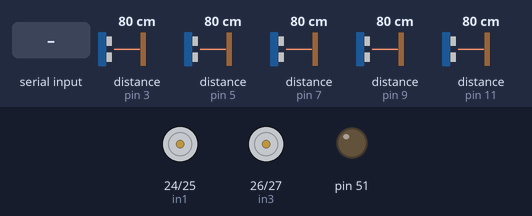
A sketch run on a simulated Arduino Mega 2560, built with avr-gcc and run on an emulated ATmega2560. Parts: motor-driver pin pairs drawn as motors (green arrow = first pin HIGH = forward, orange = second pin HIGH = backward, longer = more drive, scaled by the enable pin), output pins drawn as LEDs (lit = HIGH). Wiring (inferred from the names in the program): 5 × ultrasonic range finder: trigger pin 2, echo pin 3 / trigger pin 4, echo pin 5 / trigger pin 6, echo pin 7 / trigger pin 8, echo pin 9 / trigger pin 10, echo pin 11. Dashed ring = blinking. The test bench sets the inputs (shaded band); at power-on: distance to the obstacle (sensors on pin 3, pin 5, pin 7, pin 9, pin 11) 80 cm. The echo pulse lasts 58.3 µs per cm; pins used as bus, display or sensor lines are not drawn.

Above: at 1.5 s.
1.6 s: "30,150\n" received over the second serial link
At 1.8 s:
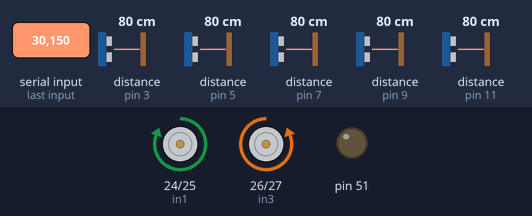
At 3.0 s:
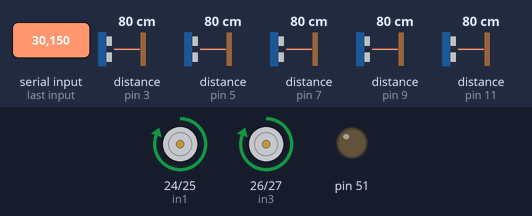
4.6 s: "90,45\n" received over the second serial link
At 5.1 s:
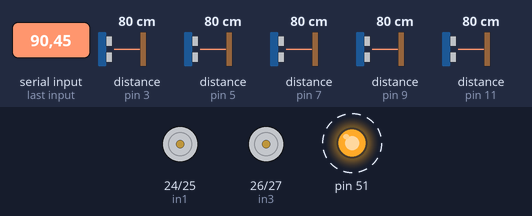
Timing chart, 0 to 13.6 s (numbered marks = the images above; inputs shaded):
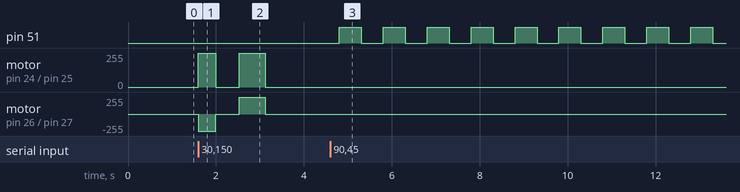

The sketch:

qlearning_final.ino
```cpp
long distances[5];

long distance1,distance2,distance3,distance4,distance5;
long duration1,duration2,duration3,duration4,duration5;

#define trigPin1 2
#define echoPin1 3

#define trigPin2 4
#define echoPin2 5

#define trigPin3 6
#define echoPin3 7

#define trigPin4 8
#define echoPin4 9

#define trigPin5 10
#define echoPin5 11
bool ledstate=false;
void ledon(){
  while(1){
  digitalWrite(51,HIGH);
  delay(500);
  digitalWrite(51,LOW);
  delay(500);
  }

}

bool scan_all()
{
  /*--RR--*/
  delay(60);
  // Determine distance from duration
  digitalWrite(trigPin1, LOW);  // Added this line
  delayMicroseconds(2); // Added this line
  digitalWrite(trigPin1, HIGH);
  delayMicroseconds(10); // Added this line
  digitalWrite(trigPin1, LOW);
  duration1 = pulseIn(echoPin1, HIGH);
  distance1 = (duration1/2) / 29.1;
  //Serial3.println(distance1);


  /*--R--*/
  delay(60);
  digitalWrite(trigPin2, LOW);  // Added this line
  delayMicroseconds(2); // Added this line
  digitalWrite(trigPin2, HIGH);
  delayMicroseconds(10); // Added this line
  digitalWrite(trigPin2, LOW);
  duration2 = pulseIn(echoPin2, HIGH);
  distance2 = (duration2/2) / 29.1;
  //Serial3.println(distance2);
  /*--C--*/
  delay(60);
  digitalWrite(trigPin3, LOW);  // Added this line
  delayMicroseconds(2); // Added this line
  digitalWrite(trigPin3, HIGH);
  delayMicroseconds(10); // Added this line
  digitalWrite(trigPin3, LOW);
  duration3 = pulseIn(echoPin3, HIGH);
  distance3 = (duration3/2) / 29.1;
  //Serial3.println(distance3);

  /*--L--*/
  delay(60);
  digitalWrite(trigPin4, LOW);  // Added this line
  delayMicroseconds(2); // Added this line
  digitalWrite(trigPin4, HIGH);
  delayMicroseconds(10); // Added this line
  digitalWrite(trigPin4, LOW);
  duration4 = pulseIn(echoPin4, HIGH);
  distance4 = (duration4/2) / 29.1;
  //Serial3.println(distance4);

  /*--LL--*/
  delay(60);
  digitalWrite(trigPin5, LOW);  // Added this line
  delayMicroseconds(2); // Added this line
  digitalWrite(trigPin5, HIGH);
  delayMicroseconds(10); // Added this line
  digitalWrite(trigPin5, LOW);
  duration5 = pulseIn(echoPin5, HIGH);
  distance5 = (duration5/2) / 29.1;
  //Serial3.println(distance5);

  if (distance1>400)
  {
    distance1=400;
  }
  if (distance2>400)
  {
    distance2=400;
  }
  if (distance3>400)
  {
    distance3=400;
  }
  if (distance4>400)
  {
    distance4=400;
  }
   if (distance5>400)
  {
    distance5=400;
  }

  //gather all sencors values in one matrix
  distances[0]=distance1;
 distances[1]=distance2;
  distances[2]=distance3;
  distances[3]=distance4;
  distances[4]=distance5;


}

/*================================================================================================*/
#define enA 22
#define enB 23
#define in1 24
#define in2 25
#define in3 26
#define in4 27

void Fright()
{ digitalWrite(enA,HIGH);
  digitalWrite(enB,HIGH);
  digitalWrite(in1,LOW);
  digitalWrite(in2,HIGH);
  digitalWrite(in3,HIGH);
  digitalWrite(in4,LOW);
  delay(400);
  digitalWrite(enA,LOW);
  digitalWrite(enB,LOW);
  digitalWrite(in1,LOW);
  digitalWrite(in2,LOW);
  digitalWrite(in3,LOW);
  digitalWrite(in4,LOW);
  delay(200);}

void Fleft()
{ digitalWrite(enA,HIGH);
  digitalWrite(enB,HIGH);
  digitalWrite(in1,HIGH);
  digitalWrite(in2,LOW);
  digitalWrite(in3,LOW);
  digitalWrite(in4,HIGH);
  delay(400);
  digitalWrite(enA,LOW);
  digitalWrite(enB,LOW);
  digitalWrite(in1,LOW);
  digitalWrite(in2,LOW);
  digitalWrite(in3,LOW);
  digitalWrite(in4,LOW);
  delay(200);}

  void forword(){
  digitalWrite(enA,HIGH);
  digitalWrite(enB,HIGH);
  digitalWrite(in1,HIGH);
  digitalWrite(in2,LOW);
  digitalWrite(in3,HIGH);
  digitalWrite(in4,LOW);
  delay(600);
  digitalWrite(enA,LOW);
  digitalWrite(enB,LOW);
  digitalWrite(in1,LOW);
  digitalWrite(in2,LOW);
  digitalWrite(in3,LOW);
  digitalWrite(in4,LOW);
  delay(200);}

void setup() {
pinMode(51, OUTPUT);
//*****************
pinMode(trigPin1, OUTPUT);
pinMode(echoPin1, INPUT);
pinMode(trigPin2, OUTPUT);
pinMode(echoPin2, INPUT);
pinMode(trigPin3, OUTPUT);
pinMode(echoPin3, INPUT);
pinMode(trigPin4, OUTPUT);
pinMode(echoPin4, INPUT);
pinMode(trigPin5, OUTPUT);
pinMode(echoPin5, INPUT);
//*****************
//MOTORS
pinMode(enA,OUTPUT);
pinMode(enB,OUTPUT);
pinMode(in1,OUTPUT);
pinMode(in2,OUTPUT);
pinMode(in3,OUTPUT);
pinMode(in4,OUTPUT);
//*****************
Serial3.begin(38400);
//Serial.begin(38400);
scan_all();
}
int recived_data;
void loop() {
//start and action

//sending 5 sensord value
Serial3.flush();
if(Serial3.available()>0)
recived_data=Serial3.read()-'0';
/*================================================================================================*/
 //motors
 if(recived_data!=0)
 {
  if(recived_data==1)
  {
    //Serial.println("i recieved your command1");
    forword();
    scan_all();
    }
   else if(recived_data==2)
   {
    //Serial.println("i recieved your command2");
    Fright();
    scan_all();

    }
   else if(recived_data==3)
   {
    //Serial.println("i recieved your command3");
    Fleft();
    scan_all();
   }
    else if(recived_data==5)
    {delay(200);
     for(int i=0;i<5;i++)
     {
      Serial3.println(distances[i]);
     }
      if ((distances[0]<=7) or (distances[1]<=7) or (distances[2]<=7) or (distances[3]<=7) or (distances[4]<=7)){
        ledstate=true;}


      memset(distances, 0, sizeof(distances));
     /*Serial3.println(123);
          Serial3.println(25);
     Serial3.println(36);
     Serial3.println(87);
          Serial3.println(23);*/
     //Serial.println("if finished mf");
     }
    }//end if}
    recived_data=0;
    if (ledstate==true)
      ledon();
  }//end loop
```

Measured:
- after the input at 1.6 s, motor on pin 24 (in1) / pin 25 (in2): stopped → forward 255/255 at once, → stopped 0.40 s later, → forward 255/255 0.53 s later, → stopped 0.60 s later; motor on pin 26 (in3) / pin 27 (in4): stopped → backward 255/255 at once, → stopped 0.40 s later, → forward 255/255 0.53 s later, → stopped 0.60 s later
- after the input at 4.6 s, pin 51: alternates HIGH for 0.50 s and LOW for 0.50 s, starting after 0.20 s
